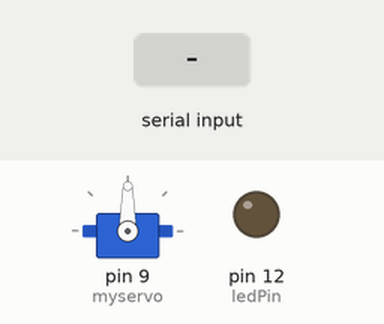
Bench run of a sketch on a simulated Arduino Uno, built with avr-gcc and run on an emulated ATmega328P. Shown: servo, output pins drawn as LEDs (lit = HIGH). The test bench sets the inputs (shaded band).

Above: at 1.8 s.
1.9 s: "90,45\n" received over Serial
At 5.4 s:
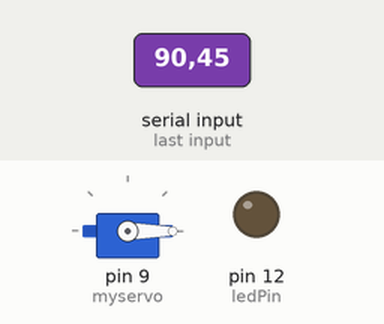
At 7.3 s:
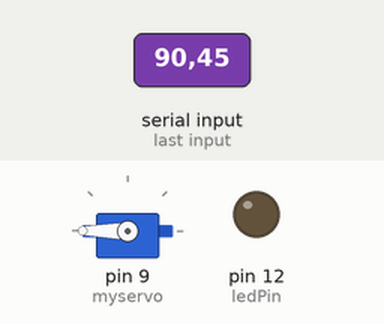
Timing chart, 0 to 16.2 s (numbered marks = the images above; inputs shaded):
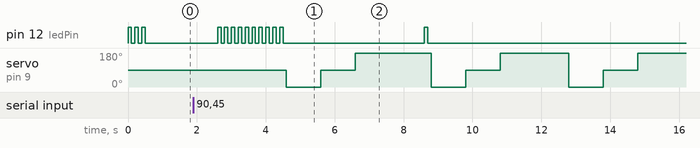

The sketch:

bridge.ino
```cpp
#include <Servo.h>

// Initial servo position
int pos = 0;

// create a servo object to control the servo
Servo myservo;

const int ledPin = 12;

void setup() {
  // setup led
  pinMode(ledPin, OUTPUT);

  // setup serial port (usb)
  Serial.begin(9600);

  // attach to pin 9 for controlling the servo
  // the servo should also be attached to the power (5v to middle wire on the
  // servo) and ground (to brown or black wire on the servo)
  myservo.attach(9);

  // notify user on machine init
  flash(2);
}

void loop() {
  if (Serial.available()) {
    flash(Serial.read() - '0');
    dispense();
  }

  delay(1000);
}

void flash(int n) {
  for (int i = 0; i <= n; i++) {
    digitalWrite(ledPin, HIGH);
    delay(100);
    digitalWrite(ledPin, LOW);
    delay(100);
  }
}

void dispense() {
  myservo.write(0);
  delay(1000); // wait for servo to reach its position
  myservo.write(90);
  delay(1000); // wait for servo to reach its position
  myservo.write(180);
  delay(1000); // wait for servo to reach its position
}
```

Measured:
- after the input at 1.9 s, pin 12 (ledPin): goes 9 × (HIGH 0.10 s, LOW 0.10 s), HIGH 0.10 s, LOW 4.1 s, HIGH 0.10 s, then LOW, starting after 0.70 s; servo on pin 9 (myservo): 90° → 0° after 2.7 s, then repeats every 4.2 s: 90° 1.0 s, 180° 2.2 s, 0° 1.0 s
